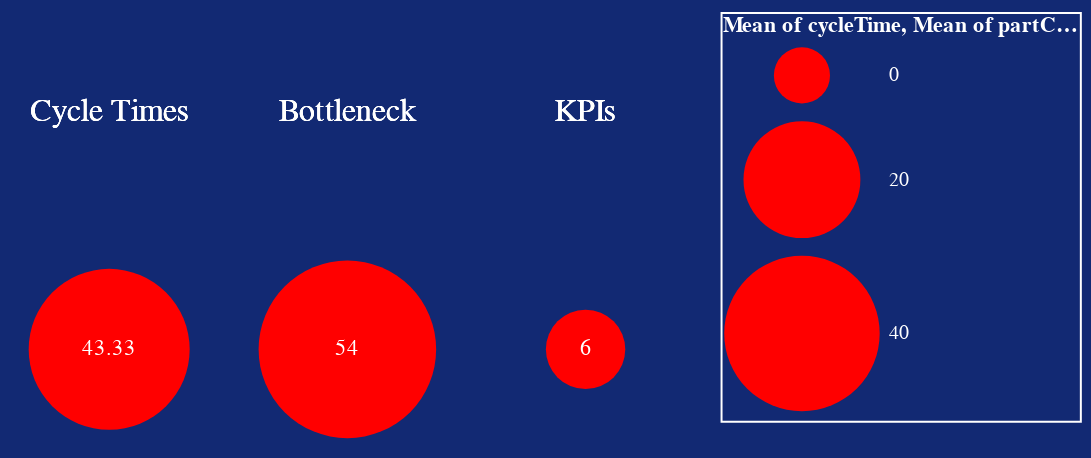

Here is the Vega-Lite specification saved for this chart:
### Vega-Lite specification from a JSON file in a GitHub repository (floating-point values rounded to 4 significant figures)
{"config": {"view": {"continuousWidth": 400, "continuousHeight": 300, "height": 100, "strokeWidth": 0, "width": 100}, "axis": {"labelAngle": -45, "labelColor": "white", "titleColor": "white"}, "background": "#122973", "header": {"labelColor": "#122973", "labelFontSize": 14, "titleColor": "#122973", "titleFontSize": 14}, "legend": {"labelColor": "white", "padding": 1, "strokeColor": "white", "tickCount": 2, "titleColor": "white"}}, "hconcat": [{"vconcat": [{"mark": {"type": "text", "fill": "white"}, "encoding": {"size": {"value": 16}, "text": {"value": "Cycle Times"}}}, {"layer": [{"mark": {"type": "circle", "fill": "red"}, "encoding": {"size": {"aggregate": "mean", "field": "cycleTime", "scale": {"range": [800, 8000]}, "type": "quantitative"}}}, {"mark": {"type": "text", "fill": "white"}, "encoding": {"text": {"aggregate": "mean", "field": "cycleTime", "format": ".4", "type": "quantitative"}}}]}]}, {"vconcat": [{"mark": {"type": "text", "fill": "white"}, "encoding": {"size": {"value": 16}, "text": {"value": "Bottleneck"}}}, {"layer": [{"mark": {"type": "circle", "fill": "red"}, "encoding": {"size": {"aggregate": "mean", "field": "partCount", "scale": {"range": [800, 8000]}, "type": "quantitative"}}}, {"mark": {"type": "text", "fill": "white"}, "encoding": {"text": {"aggregate": "mean", "field": "partCount", "format": ".4", "type": "quantitative"}}}]}]}, {"vconcat": [{"mark": {"type": "text", "fill": "white"}, "encoding": {"size": {"value": 16}, "text": {"value": "KPIs"}}}, {"layer": [{"mark": {"type": "circle", "fill": "red"}, "encoding": {"size": {"aggregate": "mean", "field": "waitingTime", "scale": {"range": [800, 8000]}, "type": "quantitative"}}}, {"mark": {"type": "text", "fill": "white"}, "encoding": {"text": {"aggregate": "mean", "field": "waitingTime", "format": ".4", "type": "quantitative"}}}]}]}], "data": {"name": "data-0f22560a4a22d79b5cc7a4ae711af021"}, "transform": [{"lookup": "station", "from": {"data": {"name": "data-8c2e2699f6435a6d30774dcc888180ea"}, "key": "station", "fields": ["shiftIdentifier", "locationId", "validFrom", "validTo", "oee", "oeeSetpoint", "availability", "efficiency", "quality", "fpy", "fpySetPoint", "partCount", "partCountSetPoint", "countNIO", "productivity", "station"]}}, {"calculate": "datum.station", "as": "s"}], "$schema": "https://vega.github.io/schema/vega-lite/v4.17.0.json", "datasets": {"data-0f22560a4a22d79b5cc7a4ae711af021": [{"cycleTime": 50, "exitTime": 8, "processTime": 10, "waitingTime": 4, "station": 220}, {"cycleTime": 40, "exitTime": 9, "processTime": 28, "waitingTime": 6, "station": 230}, {"cycleTime": 40, "exitTime": 5, "processTime": 22, "waitingTime": 8, "station": 260}], "data-8c2e2699f6435a6d30774dcc888180ea": [{"shiftIdentifier": 0, "locationId": "string", "validFrom": "2022-10-17T15:13:42.835Z", "validTo": "2022-10-17T15:13:42.835Z", "oee": 82, "oeeSetpoint": 0, "availability": 0, "efficiency": 0, "quality": 0, "fpy": 89, "fpySetPoint": 0, "partCount": 42, "partCountSetPoint": 0, "countNIO": 0, "productivity": 75, "station": 220}, {"shiftIdentifier": 0, "locationId": "string", "validFrom": "2022-10-17T15:13:42.835Z", "validTo": "2022-10-17T15:13:42.835Z", "oee": 89, "oeeSetpoint": 0, "availability": 0, "efficiency": 0, "quality": 0, "fpy": 92, "fpySetPoint": 0, "partCount": 60, "partCountSetPoint": 0, "countNIO": 0, "productivity": 50, "station": 230}, {"shiftIdentifier": 0, "locationId": "string", "validFrom": "2022-10-17T15:13:42.835Z", "validTo": "2022-10-17T15:13:42.835Z", "oee": 90, "oeeSetpoint": 0, "availability": 0, "efficiency": 0, "quality": 0, "fpy": 90, "fpySetPoint": 0, "partCount": 60, "partCountSetPoint": 0, "countNIO": 0, "productivity": 40, "station": 260}]}}
